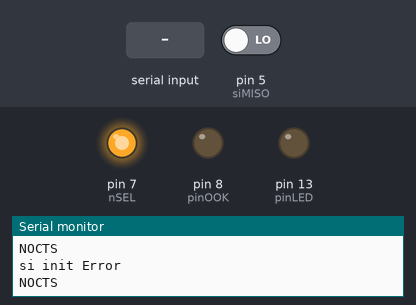
The sketch below on a simulated Arduino Uno, built with avr-gcc and run on an emulated ATmega328P. Parts: output pins drawn as LEDs (lit = HIGH), the last lines printed to the serial monitor. The test bench sets the inputs (shaded band); at power-on: pin 5 (siMISO) LOW. Pins used as bus, display or sensor lines are not drawn.

Above: at 2.2 s.
2.3 s: "t" received over Serial
At 5.24 s:
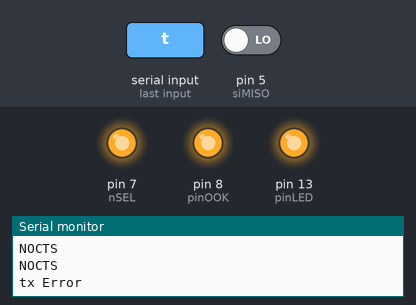
5.3 s: "o" received over Serial
At 5.7 s:
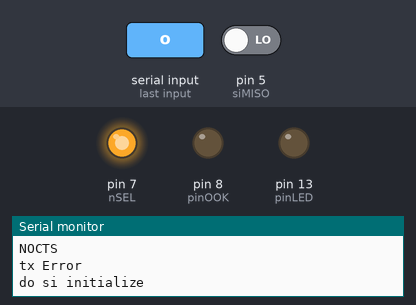
8.3 s: "3" received over Serial
At 11.0 s:
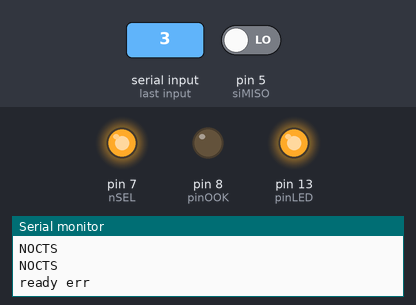
Timing chart, 0 to 12.5 s (numbered marks = the images above; inputs shaded):
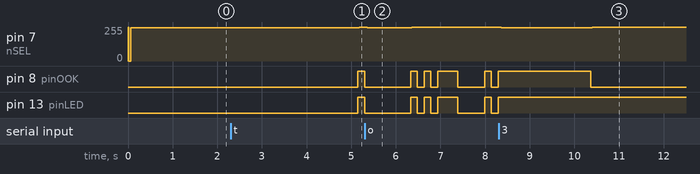

Measured:
- after the input at 2.3 s, pin 7 (nSEL): 250/255 → 255/255 after 2.9 s instead of 0.84 s
- after the input at 5.3 s, pin 7 (nSEL): 255/255 → 248/255 after 0.06 s, → 255/255 1.0 s later
- after the input at 8.3 s, pin 7 (nSEL): 255/255 → 248/255 after 0.06 s, → 255/255 2.0 s later; pin 13 (pinLED): stops changing and stays HIGH

The sketch:

si4463-beacon.ino
```cpp
#include "src/morse/morse.h"
#include "src/si4463/si4463.h"


const int nSEL = 7; // out
const int siMOSI = 6; //out
const int siMISO = 5; //in
const int siSCK = 4; // out

const int pinOOK = 8; // out

const int pinLED = 13; // out

bool prevTransmittingActive = false;

CMorse morse;
CSi4463 transmitter(nSEL, siMOSI, siMISO, siSCK, pinOOK);

//------------------------------------------
void setup() {
  pinMode(nSEL, OUTPUT);
  pinMode(siMOSI, OUTPUT);
  pinMode(siMISO, INPUT);
  pinMode(siSCK, OUTPUT);

  pinMode(pinOOK, OUTPUT);
  pinMode(pinLED, OUTPUT);

  Serial.begin(9600);

  morse.setText("VVV SOME TEXT IN UPPERCASE"); // <---- place your text here

  transmitter.setDebugSerial(&Serial);
  transmitter.initialize();
  morse.start();
}


//------------------------------------------
void loop() {

  // TODO: Remove. Research purpose only.
  if (Serial.available()) {
    int inByte = Serial.read();
    if( inByte == 'o' )
    {
      Serial.println(F("do si initialize"));
      transmitter.initialize();
    }
    else if( inByte == 't' )
    {
      Serial.println(F("do tx"));
      transmitter.activateTX();
    }
    else if( inByte == 'r' )
    {
      Serial.println(F("do ready"));
      transmitter.activateRX();
    }
    else if( inByte == '1' )
    {
      Serial.println(F("o1"));
      digitalWrite(pinOOK, HIGH);
    }
    else if( inByte == '0' )
    {
      Serial.println(F("o0"));
      digitalWrite(pinOOK, LOW);
    }
    else if( inByte == '2' )
    {
      Serial.println(F("morse start"));
      morse.start();
    }
    else if( inByte == '3' )
    {
      Serial.println(F("morse stop"));
      morse.stop();
    }
    else
    {
      Serial.println(F("wrong command"));
    }

  }


  // We give CPU time to Morse subsystem.
  morse.handleTimeout();

  // Send commands to si4463 module based on morse state.

  bool txActive = morse.isTransmittingActive();

  // detect state changing
  if( prevTransmittingActive != txActive )
  {
    if( txActive )
    {
      transmitter.activateTX();
      prevTransmittingActive = true;
    }
    else
    {
      transmitter.activateRX();
      transmitter.controlOOK( false );
      prevTransmittingActive = false;
    }
  }

  if( txActive )
  {
    // if transmitting is active we handle CW on/off
    bool toneOn = morse.isToneActive();
    transmitter.controlOOK( toneOn );

    // LED duplicate
    digitalWrite(pinLED, (toneOn)? HIGH : LOW );
  }


}
```

morse.cpp
```cpp
//
// Developed by Alexander Sholohov <ra9yer@yahoo.com>
//

#include "morse.h"
#include <string.h>

// configurable params
#define DEFAULT_UNIT_DURATION_IN_MS (150)
#define WARMUP_PAUSE_IN_MS (3000)
#define ENDOFTEXT_PAUSE_IN_MS (3000)
#define LONG_RETRY_PAUSE_IN_MS (30000)
#define LONG_CARRIER_DURATION_IN_MS (4000)


#define MCODE(LEN, PATTERN) ( (PATTERN << 3) | ( LEN & 0x7 ) )
#define M_LEN(X) ( X & 0x7 )
#define M_PATTERN(X) ( X >> 3 )

// Translation lookup table.
// Please note, chars with langth 6 do not fit into 8 bits because of 3 bit length

const unsigned char CMorse::_morseTable[] = {
    '0', MCODE(5,  0b11111 ),
    '1', MCODE(5,  0b01111 ),
    '2', MCODE(5,  0b00111 ),
    '3', MCODE(5,  0b00011 ),
    '4', MCODE(5,  0b00001 ),
    '5', MCODE(5,  0b00000 ),
    '6', MCODE(5,  0b10000 ),
    '7', MCODE(5,  0b11000 ),
    '8', MCODE(5,  0b11100 ),
    '9', MCODE(5,  0b11110 ),
    '/', MCODE(5,  0b10010 ),
    'A', MCODE(2,  0b01 ),
    'B', MCODE(4,  0b1000 ),
    'C', MCODE(4,  0b1010 ),
    'D', MCODE(3,  0b100 ),
    'E', MCODE(1,  0b0 ),
    'F', MCODE(4,  0b0010 ),
    'G', MCODE(3,  0b110 ),
    'H', MCODE(4,  0b0000 ),
    'I', MCODE(2,  0b00 ),
    'J', MCODE(4,  0b0111 ),
    'K', MCODE(3,  0b101 ),
    'L', MCODE(4,  0b0100 ),
    'M', MCODE(2,  0b11 ),
    'N', MCODE(2,  0b10 ),
    'O', MCODE(3,  0b111 ),
    'P', MCODE(4,  0b0110 ),
    'Q', MCODE(4,  0b1101 ),
    'R', MCODE(3,  0b010 ),
    'S', MCODE(3,  0b000 ),
    'T', MCODE(1,  0b1 ),
    'U', MCODE(3,  0b001 ),
    'V', MCODE(4,  0b0001 ),
    'W', MCODE(3,  0b011 ),
    'X', MCODE(4,  0b1001 ),
    'Y', MCODE(4,  0b1011 ),
    'Z', MCODE(4,  0b1100 ),
    0,0
 };


//--------------------------------------------------------------
CMorse::CMorse()
{
    _text[0] = 0;
    _state = msStopped;
    _currentPosInText = 0;
    _unitDurationInMs = DEFAULT_UNIT_DURATION_IN_MS;
}

//--------------------------------------------------------------
void CMorse::setUnitDurationInMs( long unitDurationInMs )
{
    _unitDurationInMs = unitDurationInMs;
}

//--------------------------------------------------------------
void CMorse::handleTimeout()
{
    if( _state == msStopped )
    {
        return;
    }

    if( _time.millisecondsElapsed() > _currentTimeoutInMS )
    {
        _time.resetToNow();
        changeStateByTimeout();
    }
}

//--------------------------------------------------------------
void CMorse::changeStateByTimeout()
{
    if( _state == msStopped )
    {
        // nothing to do. (should never happen)
    }
    else if( _state == msWarmUpPause )
    {
        // start sending
        _currentPosInText = 0;
        MorseState state = prepareNextChar(); // possible: dit, dah, space, longCarrier, endoftext
        _currentTimeoutInMS = getTimeoutForState(state);
        _state = state;
    }
    else if( _state == msSendingDit || _state == msSendingDah )
    {
        MorseState state = msSendingPauseBetweenDitDah;
        _currentTimeoutInMS = getTimeoutForState(state);
        _state = state;
    }
    else if( _state == msSendingPauseBetweenDitDah  )
    {
        MorseState state = prepareNextDitDah(); // possible: dit, dah, pause_letters
        _currentTimeoutInMS = getTimeoutForState(state);
        _state = state;
    }
    else if( _state == msSendingPauseBetweenLetters )
    {
        MorseState state = prepareNextChar();  // possible: dit, dah, space, longCarrier, endoftext
        _currentTimeoutInMS = getTimeoutForState(state);
        _state = state;
    }
    else if( _state == msSendingSpace || _state == msSendingLongCarrier )
    {
        MorseState state = prepareNextChar();  // possible: dit, dah, space, longCarrier, endoftext
        _currentTimeoutInMS = getTimeoutForState(state);
        _state = state;
    }
    else if( _state == msEndOfText )
    {
        MorseState state = msLongPauseBetweenRepeat;
        _currentTimeoutInMS = getTimeoutForState(state);
        _state = state;
    }
    else if( _state == msLongPauseBetweenRepeat )
    {
        MorseState state = msWarmUpPause;
        _currentTimeoutInMS = getTimeoutForState(state);
        _state = state;
    }
    else
    {
        // never happen
        MorseState state = msWarmUpPause;
        _currentTimeoutInMS = getTimeoutForState(state);
        _state = state;
    }


}

//--------------------------------------------------------------
bool CMorse::findCharInTable(char ch, int& outLength, unsigned char & outPattern) const
{
    size_t idx=0;
    while( _morseTable[idx] )
    {
        if( _morseTable[idx] == ch )
        {
            unsigned char encodedPatter = _morseTable[idx + 1];
            int len = M_LEN( encodedPatter );
            unsigned char pattern = M_PATTERN( encodedPatter );

            outLength = len;
            outPattern = pattern;
            return true;
        }

        idx += 2;
    }

    // TODO: implement missed chars here


    return false;
}

//--------------------------------------------------------------
CMorse::MorseState CMorse::prepareNextChar()
{
    char ch = _text[_currentPosInText];
    _currentPosInText++;

    if( ch == 0 )
    {
        _currentPosInText = 0;
        return msEndOfText;
    }
    else if( ch == ' ' )
    {
        return msSendingSpace;
    }
    else if( ch == '_' )
    {
        return msSendingLongCarrier;
    }
    else
    {
        int length = 0;
        unsigned char pattern = 0;
        if( findCharInTable(ch, length, pattern) )
        {
            // align pattern
            pattern <<= (8 - length);

            _currentUtitsPattern = pattern;
            _numUnitsRest = length;
            return prepareNextDitDah();
        }
        else
        {
            // send space
            return msSendingSpace;
        }

    }


    // never happen
    return msSendingSpace;
}


//--------------------------------------------------------------
CMorse::MorseState CMorse::prepareNextDitDah()
{
    if( _numUnitsRest == 0 )
    {
        return msSendingPauseBetweenLetters;
    }

    MorseState st = (_currentUtitsPattern & 0x80)? msSendingDah : msSendingDit;
    _currentUtitsPattern <<= 1;
    _numUnitsRest -= 1;
    return st;
}

//--------------------------------------------------------------
void CMorse::start()
{
    MorseState state = msWarmUpPause;
    _currentTimeoutInMS = getTimeoutForState(state);
    _state = state;
}

//--------------------------------------------------------------
void CMorse::stop()
{
    _state = msStopped;
}

//--------------------------------------------------------------
bool CMorse::isTransmittingActive() const
{
    bool res;
    res =      (_state == msWarmUpPause)
            || (_state == msSendingDit)
            || (_state == msSendingDah)
            || (_state == msSendingLongCarrier)
            || (_state == msSendingPauseBetweenDitDah)
            || (_state == msSendingPauseBetweenLetters)
            || (_state == msSendingSpace)
            || (_state == msEndOfText);
    return res;
}

//--------------------------------------------------------------
bool CMorse::isToneActive() const
{
    return     (_state == msSendingDit)
            || (_state == msSendingDah)
            || (_state == msSendingLongCarrier);
}

//--------------------------------------------------------------
void CMorse::setText(const char* text)
{
    size_t len = strlen(text);
    if( len > MORSE_MAX_TEXT_LENGTH -1 )
    {
        len = MORSE_MAX_TEXT_LENGTH - 1;
    }
    strncpy(_text, text, len + 1);
}


//--------------------------------------------------------------
long CMorse::getTimeoutForState(MorseState state) const
{
    long res = 0;

    long unitSizeX1 = _unitDurationInMs; // dit duration

    if( state == msWarmUpPause )
    {
        res = WARMUP_PAUSE_IN_MS;
    }
    else if( state == msSendingDit )
    {
        res = unitSizeX1;
    }
    else if( state == msSendingDah )
    {
        res = 3 * unitSizeX1;
    }
    else if( state == msSendingPauseBetweenDitDah )
    {
        res = unitSizeX1;
    }
    else if( state == msSendingPauseBetweenLetters )
    {
        res = 3 * unitSizeX1;
    }
    else if( state == msSendingSpace )
    {
        res = 7 * unitSizeX1;
    }
    else if( state == msSendingLongCarrier )
    {
        res = LONG_CARRIER_DURATION_IN_MS;
    }
    else if( state == msEndOfText )
    {
        res = ENDOFTEXT_PAUSE_IN_MS;
    }
    else if( state == msLongPauseBetweenRepeat )
    {
        res = LONG_RETRY_PAUSE_IN_MS;
    }
    else
    {
        // never happen
        res = unitSizeX1;
    }

    return res;
}
```

morse.h
```cpp
#pragma once

//
// Developed by Alexander Sholohov <ra9yer@yahoo.com>
//

#include "../utils/timerange.h"

#define MORSE_MAX_TEXT_LENGTH (80)


class CMorse
{
    enum MorseState
    {
        msStopped = 0,
        msWarmUpPause,
        msSendingDit,
        msSendingDah,
        msSendingPauseBetweenDitDah,
        msSendingPauseBetweenLetters,
        msSendingSpace,
        msSendingLongCarrier,
        msEndOfText,
        msLongPauseBetweenRepeat
    };

public:
    CMorse();
    void setText(const char* text);
    void setUnitDurationInMs( long unitDurationInMs );
    void handleTimeout();
    bool isTransmittingActive() const;
    bool isToneActive() const;

    void start();
    void stop();

private:
    static const unsigned char _morseTable[42*2];

    MorseState _state;

    char _text[MORSE_MAX_TEXT_LENGTH];
    int _currentPosInText;

    CTimeRange _time;
    long _currentTimeoutInMS;

    unsigned char _currentUtitsPattern;
    int _numUnitsRest;

    long _unitDurationInMs;

    MorseState prepareNextChar();
    MorseState prepareNextDitDah();
    bool findCharInTable(char ch, int& length, unsigned char & pattern) const;
    void changeStateByTimeout();
    long getTimeoutForState(MorseState state) const;


};
```

si4463.cpp
```cpp
//
// Developed by Alexander Sholohov <ra9yer@yahoo.com>
//

#include "si4463.h"


#include "radio/radio_config.h"
// TODO: switch data segment PROGMEM
const byte Radio_Configuration_Data_Array[]  = RADIO_CONFIGURATION_DATA_ARRAY;

#ifndef _NOP
#define _NOP() do { __asm__ volatile ("nop"); } while (0)
#endif

#define MYNOP() _NOP()

#ifndef NO_MY_DEBUG
#define MYDEBUG(STR) do{ if(_debugSerial) { _debugSerial->println(F(STR)); } }while(0)
#else
#define MYDEBUG(STR) do{ } while(0)
#endif

//------------------------------------------------------------------------------------------
CSi4463::CSi4463(uint8_t nSEL, uint8_t mosi, uint8_t miso, uint8_t sck, uint8_t ook)
    : _nSEL(nSEL)
    , _mosi(mosi)
    , _miso(miso)
    , _sck(sck)
    , _ook(ook)
    , _debugSerial( NULL )
{
}

//------------------------------------------------------------------------------------------
void CSi4463::setDebugSerial(Stream* serial)
{
    _debugSerial = serial;
}

//------------------------------------------------------------------------------------------
bool CSi4463::initialize()
{
    SiResultCode rc = execCmdChain(Radio_Configuration_Data_Array);
    if( rc == rcSuccess )
    {
        MYDEBUG("si init OK");
    }
    else
    {
        MYDEBUG("si init Error");
    }
    return ( rc == rcSuccess );
}

//------------------------------------------------------------------------------------------
void CSi4463::activateTX()
{
    clearIntStatus();

    byte channel = 0;
    byte packet[] = { 0x31, channel,0,0, 0,0,0 };
    SiResultCode rc = execCommand(7, packet, 0, NULL);
    if( rc == rcSuccess )
    {
        MYDEBUG("tx OK");
    }
    else
    {
        MYDEBUG("tx Error");
    }
}

//------------------------------------------------------------------------------------------
void CSi4463::activateRX()
{
    clearIntStatus();

    byte state = 3;
    byte packet[] = { 0x34, state };
    SiResultCode rc = execCommand(2, packet, 0, NULL);
    if( rc == rcSuccess )
    {
        MYDEBUG("ready OK");
    }
    else
    {
        MYDEBUG("ready err");
    }
}

//------------------------------------------------------------------------------------------
void CSi4463::controlOOK(bool value)
{
    digitalWrite(_ook, (value)? HIGH : LOW ) ;
}

//------------------------------------------------------------------------------------------
void CSi4463::beginCommunication()
{
    digitalWrite(_mosi, LOW);
    digitalWrite(_sck, LOW);
    digitalWrite(_nSEL, LOW);
}

//------------------------------------------------------------------------------------------
void CSi4463::endCommunication()
{
    digitalWrite(_mosi, LOW);
    digitalWrite(_sck, LOW);
    digitalWrite(_nSEL, HIGH);
}

//------------------------------------------------------------------------------------------
byte CSi4463::writeByte(byte out)
{
    byte res = 0;
    for(size_t i=0; i<8; i++ )
    {
        if(out&0x80)
        {
            digitalWrite(_mosi, HIGH);
        }
        else
        {
            digitalWrite(_mosi, LOW);
        }

        digitalWrite(_sck, HIGH);
        int inState = digitalRead(_miso);
        res = (res << 1) | (inState & 0x1);
        MYNOP();
        digitalWrite(_sck, LOW);
        out <<= 1;
    }
    return res;
}

//------------------------------------------------------------------------------------------
bool CSi4463::isSendCommandAlowed()
{
    beginCommunication();
    writeByte(0x44);
    byte r = writeByte(0);
    endCommunication();
    return (r==0xff);
}

//------------------------------------------------------------------------------------------
bool CSi4463::waitForCTS()
{
    for( size_t i=0 ;i<100; i++ )
    {
        if( isSendCommandAlowed() )
        {
            return true;
        }
        delay(10);
    }

    MYDEBUG("NOCTS");
    return false;
}

//------------------------------------------------------------------------------------------
CSi4463::SiResultCode CSi4463::execCommand(size_t numBytesToWrite, const byte* writeData, size_t numBytesToRead, byte* readData)
{
    if( numBytesToWrite == 0 )
    {
        return rcWrongCmd;
    }
    if( !waitForCTS() )
    {
        return rcNoCTS;
    }

    beginCommunication();
    for( size_t i=0; i< numBytesToWrite; i++ )
    {
        writeByte(writeData[i]);
    }
    endCommunication();

    if( numBytesToRead == 0 )
    {
        return rcSuccess;
    }

    if( !waitForCTS() )
    {
        return rcNoCTS;
    }

    beginCommunication();
    writeByte(0x44);
    writeByte(0); // read dummy CTS
    for( size_t i=0; i< numBytesToRead; i++ )
    {
        readData[i] = writeByte(0);
    }
    endCommunication();


    return rcSuccess;
}

//------------------------------------------------------------------------------------------
CSi4463::SiResultCode CSi4463::clearIntStatus()
{
    byte buf[] = { 0x20, 0,0,0 };
    SiResultCode rc = execCommand(4, buf, 0, NULL);
    if( rc != rcSuccess )
    {
        return rc;
    }

    return rcSuccess;
}

//------------------------------------------------------------------------------------------
CSi4463::SiResultCode CSi4463::execCmdChain(const byte *data)
{
    while(*data != 0)
    {
        unsigned char len = *data;
        if( len > 16 )
        {
            return rcWrongLength;
        }
        data++;
        byte buf[16];
        memcpy(buf, data, len);
        data += len;

        SiResultCode rc;
        rc = execCommand(len, buf, 0, NULL);
        if( rc != rcSuccess )
        {
            return rc;
        }

        rc = clearIntStatus();
        if( rc != rcSuccess )
        {
            return rc;
        }
    }

    return rcSuccess;
}
```

timerange.h
```cpp
#pragma once

//
// Developed by Alexander Sholohov <ra9yer@yahoo.com>
//

class CTimeRange
{
public:
    CTimeRange();
    long millisecondsElapsed();
    long secondsElapsed();
    void resetToNow();
private:
    unsigned long _stamp;

};
```

Source omitted: si4463.h (953 bytes), timerange.cpp (638 bytes), radio_config.h (22607 bytes)
